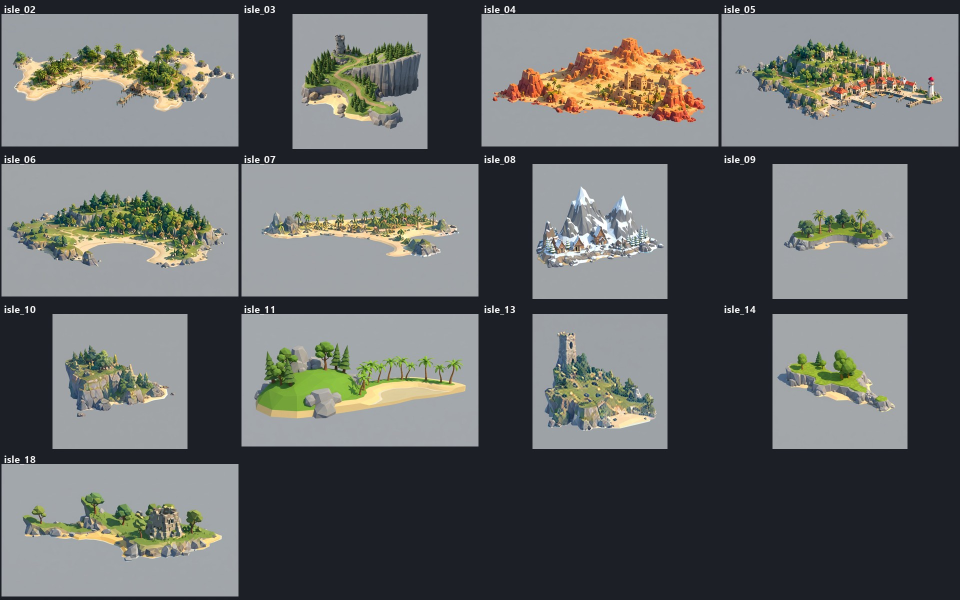
#> input picture tools_tripo/redraw_batch_sheet.jpg, 1920 x 1200 px (shown at 1/2 size)
$ python solidify.py redraw_batch_sheet.jpg all_models.jpg 100
#> lines starting #> are read from the running program, lines starting #| are printed output that depends on the picture
### tools_tripo/mask.py
"""Separate land from sea in the start-screen painting.

Colour alone cannot do it: sunlit grass and pale rock are as bright and as
colourless as foam, so a per-pixel test eats holes out of the middle of an island.
The sea, though, is one connected body that touches the edge of the frame — so it
is found by flooding inward from the border, and everything the flood never
reaches is land, whatever colour it happens to be.
"""
import numpy as np


# [13 lines left out: function to_hsv, not called in this run]


def dilate(mask, r):
    out = mask
    for _ in range(r):
        p = np.pad(out, 1, constant_values=False)
        out = (p[1:-1, 1:-1] | p[:-2, 1:-1] | p[2:, 1:-1] | p[1:-1, :-2] | p[1:-1, 2:])
    return out


def erode(mask, r):
    return ~dilate(~mask, r)


def flood_from_border(passable):
    """Everything reachable from the frame edge through `passable`."""
    h, w = passable.shape
    seen = np.zeros_like(passable)
    seen[0] |= passable[0]
    seen[-1] |= passable[-1]
    seen[:, 0] |= passable[:, 0]
    seen[:, -1] |= passable[:, -1]
    # grow the wavefront until it stops changing; a few hundred passes at most
    while True:
        p = np.pad(seen, 1, constant_values=False)
        grown = (p[1:-1, 1:-1] | p[:-2, 1:-1] | p[2:, 1:-1] | p[1:-1, :-2] | p[1:-1, 2:])
        grown &= passable
        if grown.sum() == seen.sum():
            return seen
        seen = grown


# [74 lines left out: functions label, land_mask, not called in this run]


def soft_alpha(mask, feather=1):
    """A binary mask has stair-stepped edges; one box blur takes the stairs off."""
    a = mask.astype(np.float32)
    for _ in range(feather):
        p = np.pad(a, 1, mode="edge")
        a = (p[1:-1, 1:-1] * 4 + p[:-2, 1:-1] + p[2:, 1:-1]
             + p[1:-1, :-2] + p[1:-1, 2:]) / 8.0
    return np.clip(a, 0, 1)

### tools_tripo/solidify.py
"""Close the bites and gaps in a cut-out before it goes to the image generator.

Where trees or rock spires stand against the sea, the cut leaves notches and see-
through gaps along the coast, and the generator faithfully redraws every one of
them. Exact outline is not what we need, a solid island is: so the outline is
closed over a wide radius and the newly covered pixels take the colour of the
island around them.

Run: python solidify.py <in.png> <out.png> [radius]
"""
import os
import sys

import numpy as np
from PIL import Image

HERE = os.path.dirname(os.path.abspath(__file__))
sys.path.insert(0, HERE)
import mask as M  # noqa: E402


def main():
    src, dst = sys.argv[1], sys.argv[2]
    radius = int(sys.argv[3]) if len(sys.argv) > 3 else 14

    im = np.asarray(Image.open(src).convert("RGBA")).astype(np.float32)
    rgb, a = im[..., :3], im[..., 3] / 255.0
#> a: shape (1200, 1920) float32; every value is 1
    solid = a > 0.5
#> solid: shape (1200, 1920) bool; every value is 1

    closed = M.erode(M.dilate(solid, radius), radius)
#> the loop in dilate, `for _ in range(r):` made 100 passes
#> pass 1, in dilate, `p = np.pad(out, 1, constant_values=False)`:
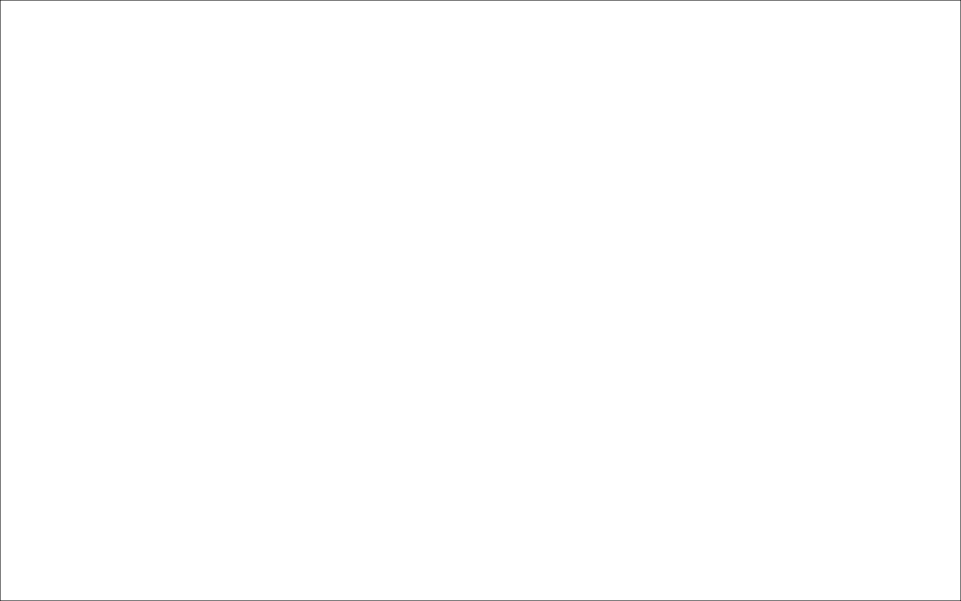
#> p: shape (1202, 1922) bool (shown at 1/2 size); 99.7% white; black in thin lines or dots
#> in dilate (call 2), `out = mask`: out: shape (1200, 1920) bool; every value is 0
    closed |= ~M.flood_from_border(~closed)          # and nothing see-through inside
    added = closed & ~solid

    # spread the island's own colours into the filled pixels, ring by ring
    known = solid.copy()
    col = np.where(known[..., None], rgb, 0.0)
    for _ in range(radius * 3):
        if not (added & ~known).any():
            break
        p = np.pad(col, ((1, 1), (1, 1), (0, 0)), mode="edge")
        w = np.pad(known.astype(np.float32), 1, mode="edge")
        num = (p[:-2, 1:-1] * w[:-2, 1:-1, None] + p[2:, 1:-1] * w[2:, 1:-1, None]
               + p[1:-1, :-2] * w[1:-1, :-2, None] + p[1:-1, 2:] * w[1:-1, 2:, None])
        den = w[:-2, 1:-1] + w[2:, 1:-1] + w[1:-1, :-2] + w[1:-1, 2:]
        grow = added & ~known & (den > 0)
        col[grow] = num[grow] / den[grow][:, None]
        known |= grow

    alpha = M.soft_alpha(closed, feather=2)
    out = np.dstack([np.clip(col, 0, 255), alpha * 255]).astype(np.uint8)
#> out: shape (1200, 1920, 4)
    Image.fromarray(out, "RGBA").save(dst)
    flat = Image.new("RGB", (out.shape[1], out.shape[0]), (170, 174, 178))
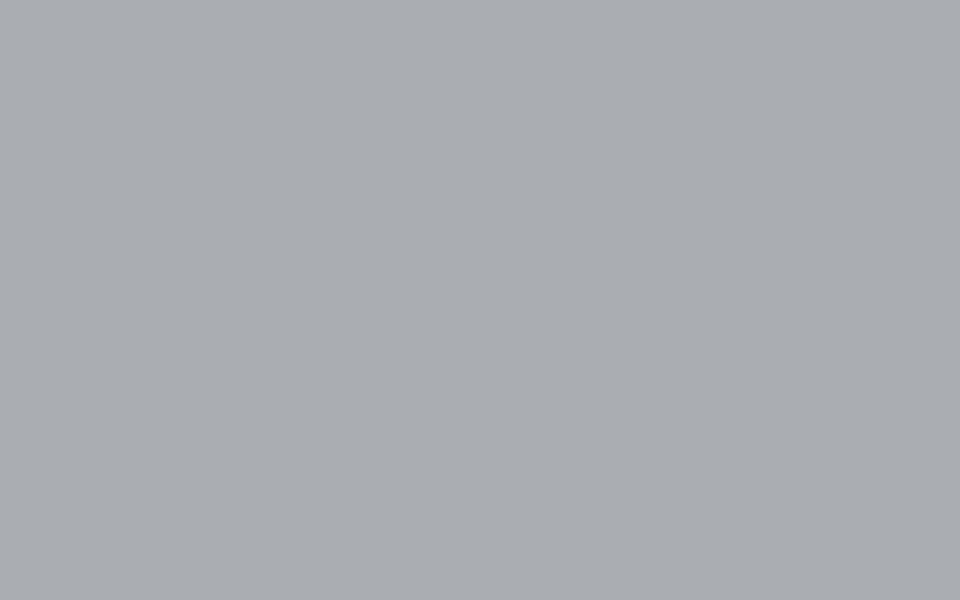
#> flat: PIL image 1920x1200 RGB (shown at 1/2 size); mean R, G, B 170, 174, 178
    flat.paste(Image.fromarray(out, "RGBA"), (0, 0), Image.fromarray(out, "RGBA"))
#> flat is the input picture: PIL image 1920x1200 RGB; mean R, G, B 100.7, 103.3, 102.5
    flat.save(os.path.splitext(dst)[0] + "_preview.jpg", quality=92)
    print("filled %d px (%.1f%% of the island)" % (added.sum(), 100 * added.sum() / max(solid.sum(), 1)))
#| filled 0 px (0.0% of the island)


if __name__ == "__main__":
    main()
